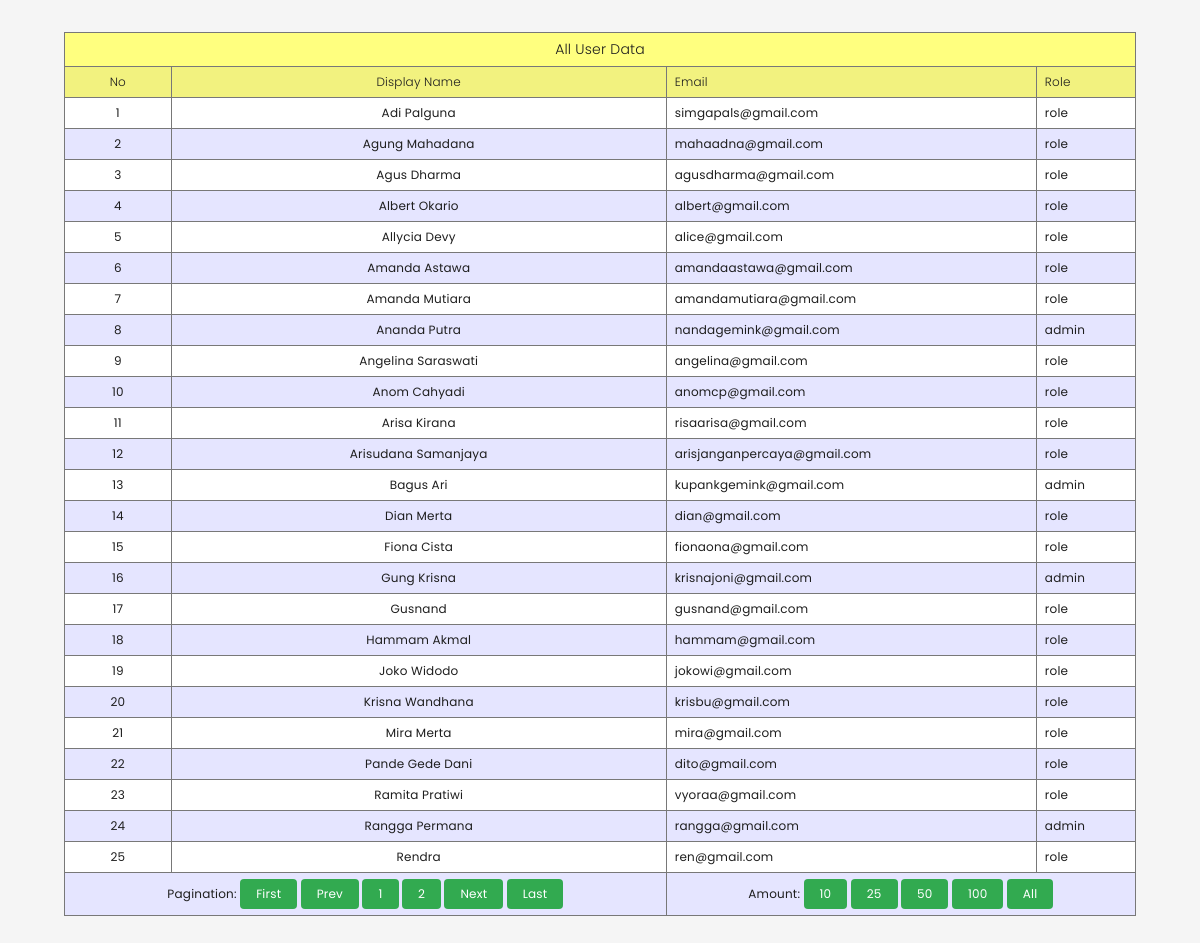
Screenshot of /?halaman=1&q=25 with the database file from the repository.
### tables this page shows
CREATE TABLE `user` (
  `username` varchar(30) NOT NULL,
  `email` varchar(100) NOT NULL,
  `role` varchar(10) NOT NULL,
  `password` varchar(255) NOT NULL
);

### index.php (the view, shortened to what this page needs)
<?php
    require 'function.php';
    $halaman = isset($_GET['halaman'])?(int)$_GET['halaman'] : 1;
    $amount = isset($_GET['q'])?(int)$_GET['q'] : 10;
    $checkmaxpage = mysqli_query($conn, "SELECT count(*) AS jumlah from user");
    $checkresult = mysqli_fetch_assoc($checkmaxpage);
    if($checkresult['jumlah'] == $amount){
        $maxpage = intdiv($checkresult['jumlah'], $amount);
    }else{
        $maxpage = intdiv($checkresult['jumlah'], $amount)+1;
    }
    $beginning = ($halaman>1) ? ($halaman * $amount) - $amount : 0;
    $query = "SELECT * FROM user LIMIT $beginning, $amount";
    $data_buku = mysqli_query($conn, $query);
    $numbering = $beginning+1;
?>
<html>
    <head>
        <link rel="stylesheet" href="style.css">
        <link rel="stylesheet" href="https://cdnjs.cloudflare.com/ajax/libs/font-awesome/6.3.0/css/all.min.css" />
    </head>
    <body>
        <table class="tabel-buku">
            <tr>
                <th colspan="4" class="header-text">All User Data</th>
            </tr>
            <tr>
                <th>No</th>
                <th>Display Name</th>
                <th>Email</th>
                <th>Role</th>
            </tr>
            <?php while($data = mysqli_fetch_assoc($data_buku)) : ?>
                <tr>
                    <td><?= $numbering++ ?></td>
                    <td><?= $data['username'] ?></td>
                    <td><?= $data['email'] ?></td>
                    <td><?= $data['role']?></td>
                </tr>
            <?php endwhile; ?>
            <tr>
                <td colspan="2">
                    Pagination:
                    <a href="?halaman=1&q=<?= $amount ?>" class="add-btn">First</a>
                    <a href="?halaman=<?= $halaman-1 ?>&q=<?= $amount ?>" class="add-btn">Prev</a>
                    <?php
                        for($x=1; $x<=$maxpage; $x++){
                    ?>
                        <a href="?halaman=<?= $x ?>&q=<?= $amount ?>" class="add-btn"><?= $x ?></a>
                    <?php
                        }
                    ?>
                    <a href="?halaman=<?= $halaman+1 ?>&q=<?= $amount ?>" class="add-btn">Next</a>
                    <a href="?halaman=<?= $maxpage ?>&q=<?= $amount ?>" class="add-btn">Last</a>
                </td>
                <td colspan="2">
                    Amount:
                    <a href="?halaman=<?= $halaman ?>&q=10" class="add-btn">10</a>
                    <a href="?halaman=<?= $halaman ?>&q=25" class="add-btn">25</a>
                    <a href="?halaman=<?= $halaman ?>&q=50" class="add-btn">50</a>
                    <a href="?halaman=<?= $halaman ?>&q=100" class="add-btn">100</a>
                    <a href="?halaman=<?= $halaman ?>&q=<?= $checkresult['jumlah'] ?>" class="add-btn">All</a>
                </td>
            </tr>
        </table>
    </body>
</html>

### style.css (style rules this page uses)
html, body { scroll-behavior: smooth; padding: 12px 28px; background: rgb(245, 245, 245); font-family: "Poppins"; }
a { color: rgb(0, 0, 255); }
.tabel-buku { cursor: default; width: 100%; border-collapse: collapse; background: white; color: rgb(30, 30, 30); font-size: 12px; text-align: left; letter-spacing: 0.2px; }
.tabel-buku tr:nth-child(even) { background: rgba(0, 0, 255, 0.1); }
.tabel-buku th { background: rgba(255, 255, 0, 0.5); font-weight: 300; }
.tabel-buku th, .tabel-buku td { padding: 6px 8px; border: 1px solid rgb(120, 120, 120); }
.tabel-buku th:nth-child(1), .tabel-buku th:nth-child(2), .tabel-buku td:nth-child(1), .tabel-buku td:nth-child(2) { text-align: center; }
.header-text { font-size: 14px; text-align: center; }
.add-btn, .edit-btn, .delete-btn { padding: 4px 16px; margin: 0 auto; width: max-content; display:inline-block; border-radius: 4px; background: rgb(90, 150, 240); color: white !important; text-decoration: none; word-spacing: 2px; }
.add-btn { padding: 6px 16px; background: rgb(50, 170, 80); }

### rows the page displays
user: username "Adi Palguna", email "simgapals@gmail.com", role "role"
user: username "Agung Mahadana", email "mahaadna@gmail.com", role "role"
user: username "Agus Dharma", email "agusdharma@gmail.com", role "role"
user: username "Albert Okario", email "albert@gmail.com", role "role"
user: username "Allycia Devy", email "alice@gmail.com", role "role"
user: username "Amanda Astawa", email "amandaastawa@gmail.com", role "role"
user: username "Amanda Mutiara", email "amandamutiara@gmail.com", role "role"
user: username "Ananda Putra", email "nandagemink@gmail.com", role "admin"
user: username "Angelina Saraswati", email "angelina@gmail.com", role "role"
user: username "Anom Cahyadi", email "anomcp@gmail.com", role "role"
user: username "Arisa Kirana", email "risaarisa@gmail.com", role "role"
user: username "Arisudana Samanjaya", email "arisjanganpercaya@gmail.com", role "role"
user: username "Bagus Ari", email "kupankgemink@gmail.com", role "admin"
user: username "Dian Merta", email "dian@gmail.com", role "role"
user: username "Fiona Cista", email "fionaona@gmail.com", role "role"
user: username "Gung Krisna", email "krisnajoni@gmail.com", role "admin"
user: username "Gusnand", email "gusnand@gmail.com", role "role"
user: username "Hammam Akmal", email "hammam@gmail.com", role "role"
user: username "Joko Widodo", email "jokowi@gmail.com", role "role"
user: username "Krisna Wandhana", email "krisbu@gmail.com", role "role"
user: username "Mira Merta", email "mira@gmail.com", role "role"
user: username "Pande Gede Dani", email "dito@gmail.com", role "role"
user: username "Ramita Pratiwi", email "vyoraa@gmail.com", role "role"
user: username "Rangga Permana", email "rangga@gmail.com", role "admin"
user: username "Rendra", email "ren@gmail.com", role "role"
